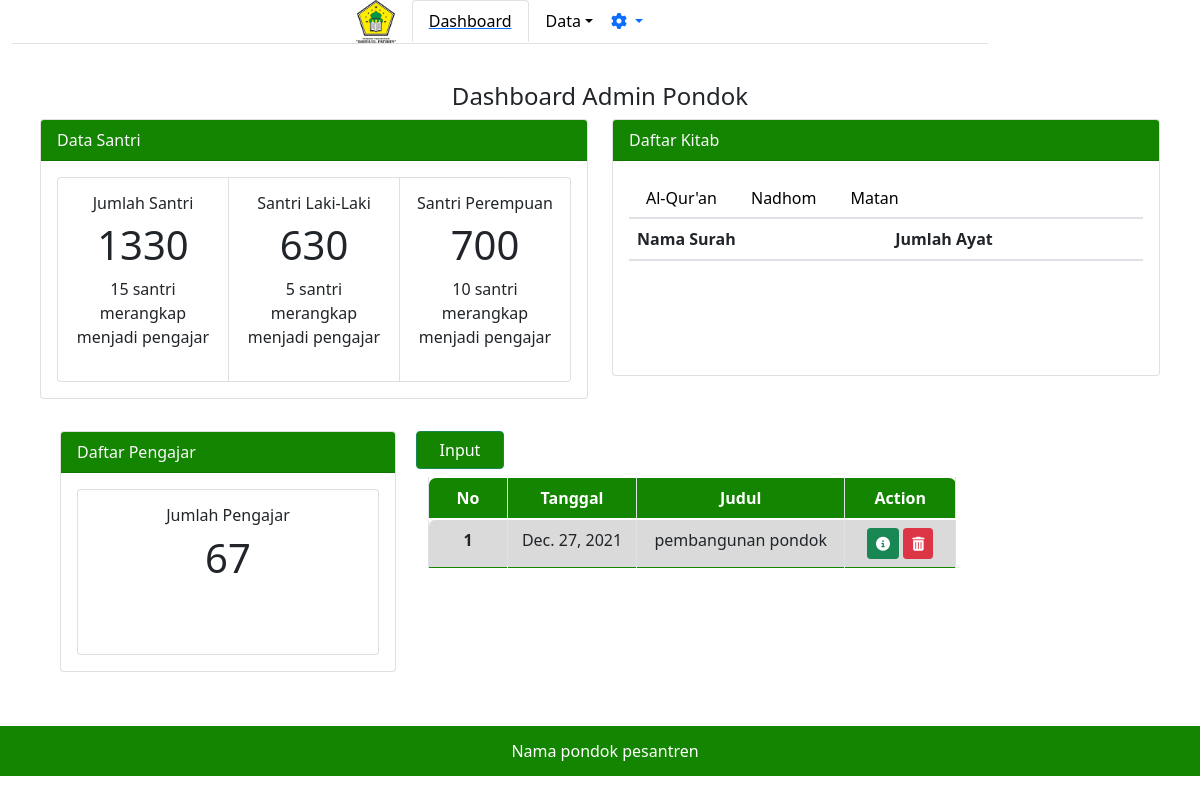
The app's page /adminpondok/, older data.
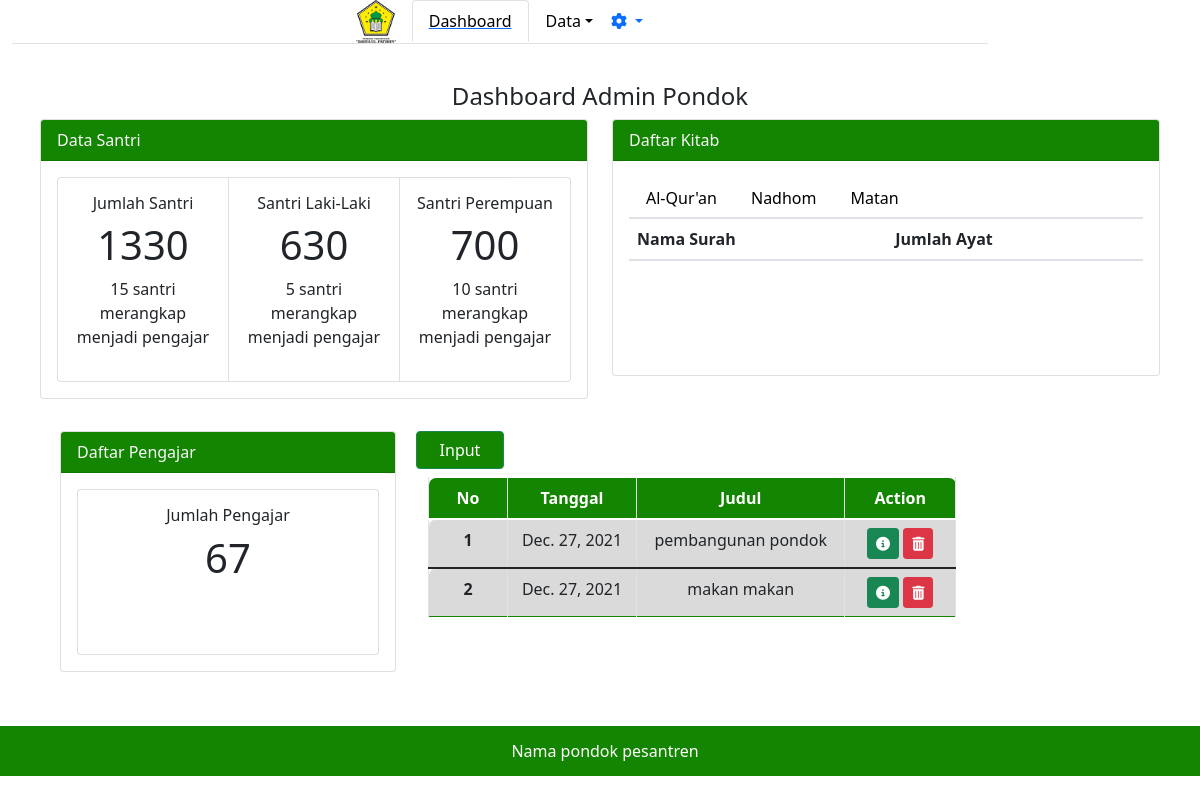
The same page, newer data.
### adminpondok/models.py (models this page shows)
class Pengumuman(models.Model):
    tgl = models.DateField(auto_now=True, blank=False, null=False)
    judul = models.CharField(max_length=30, default='')
    pengumuman = models.TextField(default='')

### adminpondok/views.py (the view)
# urls.py: path('', views.index),
def index(req):
    santri = models.Santri.objects.all()
    pengajar = models.Pengajar.objects.all()
    quran = models.Alquran.objects.all()
    pengum = models.Pengumuman.objects.all()
    return render(req, 'adminpondok/dashboard.html', {
        'santri': santri,
        'pengajar': pengajar,
        'quran': quran,
        'pengum': pengum,
    })

### adminpondok/templates/adminpondok/dashboard.html (shortened to what the changed rows need)
{% extends "adminpondok/base.html" %}
{% block content %}
<div class="content">
  <div class="container-fluid justify-content-center">
    <div class="row px-3 py-2">
      <div class="col-md-6">
        <div class="card mb-3" style="max-width: 1100px;">
          <div class="card-body">
            <div class="card-group">
              <div class="card text-center">
                <div class="card-body">
                  <h1>1330</h1>
                </div>
              </div>
              <div class="card text-center">
                <div class="card-body">
                  <h1>630</h1>
                </div>
              </div>
              <div class="card text-center">
                <div class="card-body">
                  <h1>700</h1>
                </div>
              </div>
            </div>
          </div>
        </div>
      </div>
      <div class="col-md-6">
        <div class="card mb-3" style="max-width: 700px;">
          <div class="card-body" style="height: 214px;">
            <div class="tab-content" id="myTabContent">
              <div class="tab-pane fade show active" id="quran" role="tabpanel" aria-labelledby="quran-tab">
                <table class="table">
                  <thead>
                    <tr>
                      <th scope="col">Nama Surah</th>
                      <th scope="col">Jumlah Ayat</th>
                    </tr>
                  </thead>
                </table>
              </div>
            </div>
          </div>
        </div>
      </div>
    </div>
  </div>
</div>
<div class="row px-5 py-2">
  <div class="col-md-4">
    <div class="card mb-3" style="max-width: 21rem;">
      <div class="card-body">
        <div class="card text-center">
          <div class="card-body mb-5">
            <h1>67</h1>
          </div>
        </div>
      </div>
    </div>
  </div>
  <div class="col-md-6">
    <div class="row d-flex">
      <div class="table-wrapper-scroll-y my-custom-scrollbar">
        <table class='table table-bordered table-striped mb-0 bg-white divide-y justify-content-center'
          style="border: 1px;">
          <thead class="" style="background-color: #138500; color: #FFFFFF;">
            <tr>
              <th class="font-semibold text-sm uppercase px-4 py-2 text-center"> No </th>
              <th class="font-semibold text-sm uppercase px-4 py-2 text-center"> Tanggal </th>
              <th class="font-semibold text-sm uppercase px-4 py-2 text-center"> Judul </th>
              <th class="font-semibold text-sm uppercase px-4 py-2 text-center">Action</th>
            </tr>
          </thead>
          {% for d in pengum %}
          <tbody class="overflow-auto">
            <tr>
              <th scope="row" class="text-center">{{ forloop.counter }}</th>
              <td class="text-center">{{d.tgl}}</td>
              <td class="text-center">{{d.judul}}</td>
              <td class="text-center">
                <a class="btn btn-sm btn-success" href="{{d.id}}/detail"><i class="fas fa-info-circle"></i></a>
                <a class="btn btn-sm btn-danger" href="{{d.id}}/delete"><i class="fas fa-trash-alt"></i></a>
              </td>
            </tr>
          </tbody>
          {% endfor %}
        </table>
      </div>
    </div>
  </div>
</div>
{% endblock %}

Row changes from the older to the newer data that the page shows:
added Pengumuman: tgl "Dec. 27, 2021", judul "makan makan"
